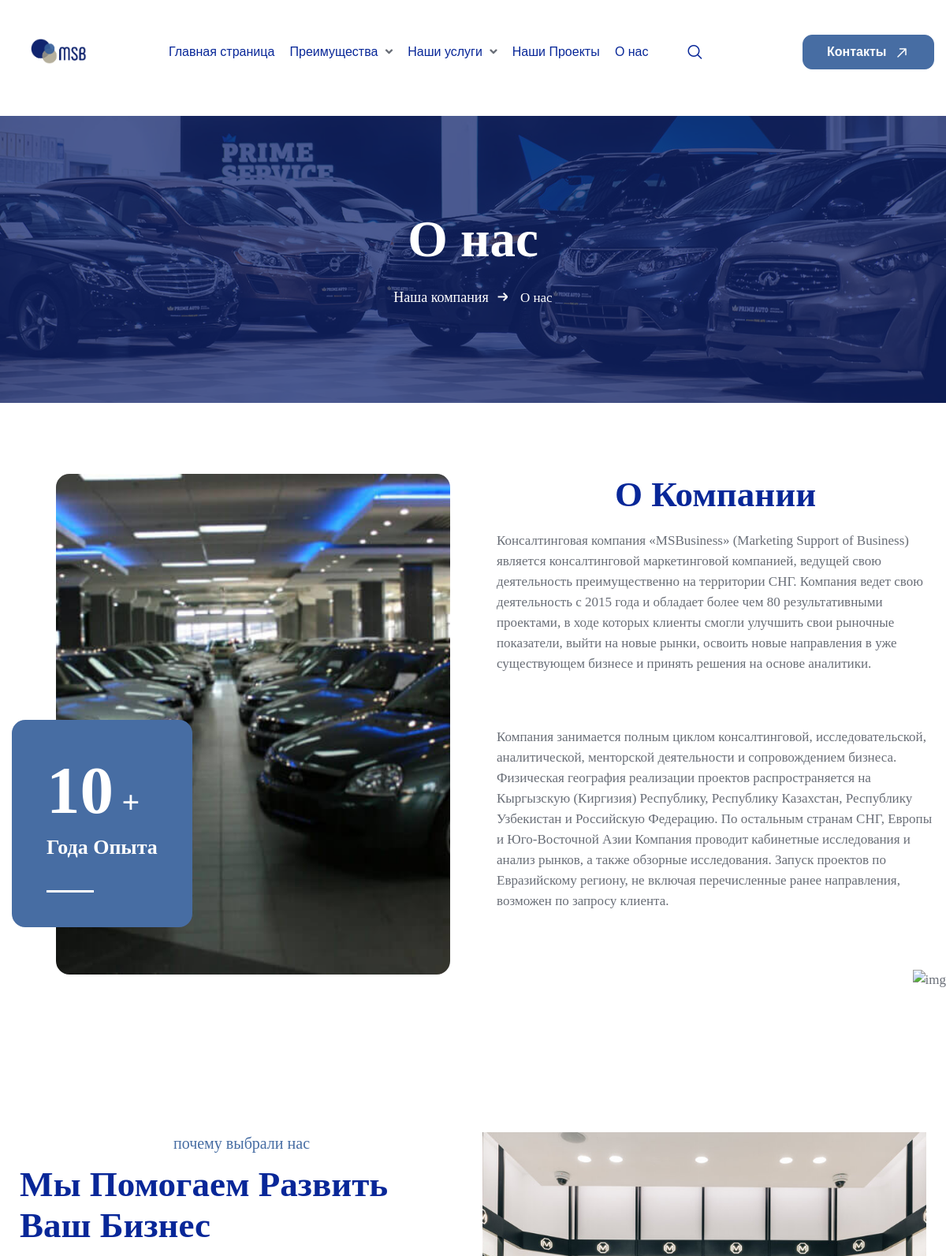
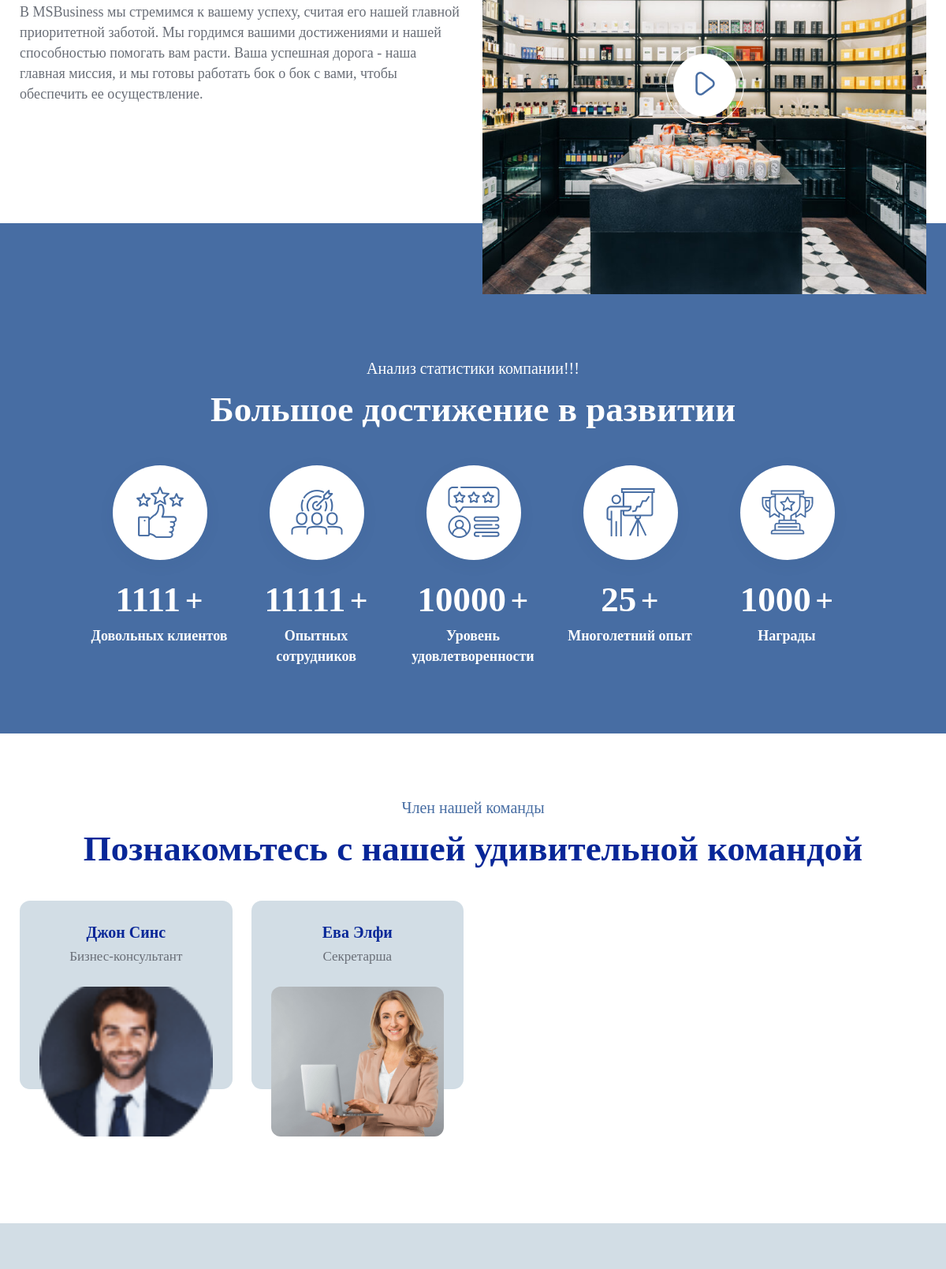
The page /about/ (upper part) on the database its author committed (2 pictures, top to bottom).
### apps/about/models.py (models this page shows, shortened)
class About(models.Model):
    title = models.CharField(
        max_length=155,
        verbose_name='Заголовка'
    )
    context = models.CharField(
        max_length=155,
        verbose_name='Описание'
    )
    image = models.ImageField(
        upload_to='about/',
        verbose_name='Фото'
    )
    end_main = models.CharField(
        max_length=155,
        verbose_name='Конец'
    )
    class Meta:
        verbose_name = ''
        verbose_name_plural = 'О нас'

class Companion(models.Model):
    blog_title = models.CharField(
        max_length=100,
        verbose_name='Заголовка Блога'
    )
    blog_context = models.CharField(
        max_length=100,
        verbose_name='Описание Блога'
    )
    title = models.CharField(
        max_length=100,
        verbose_name='ЗАголовка'
    )
    text1 = models.TextField(
        verbose_name='Текс'
    )
    text2 = models.TextField(
        verbose_name='Текст - 2'
    )
    image = models.ImageField(
        upload_to='companion/',
        verbose_name='Фото'
    )
    class Meta:
        verbose_name = ''
        verbose_name_plural = 'Наша компания'

class Develop(models.Model):
    title = models.CharField(
        max_length=155,
        verbose_name='Заголовка'
    )
    context = models.CharField(
        max_length=255,
        verbose_name='Описание'
    )
    text = models.TextField(
        verbose_name='Текст'
    )
    image = models.ImageField(
        upload_to='develop',
        verbose_name='Фото'
    )
    video = models.CharField(
        max_length=155,
        verbose_name='Видео'
    )
    class Meta:
        verbose_name =''
        verbose_name_plural ='Почему Выбрали нас'

class Achievement(models.Model):
    title = models.CharField(
        max_length=155,
        verbose_name='Заголовака'
    )
    context = models.CharField(
        max_length=155,
        verbose_name='Описание'
    )
    icon = models.CharField(
        choices=ICON,
        max_length=155,
        verbose_name='Выберите иконку'
    )
    title_icon = models.CharField(
        max_length=155,
        verbose_name='Процент'
    )
    context_icon = models.CharField(
        max_length=155,
        verbose_name='Описание'
    )
    class Meta:
        verbose_name = ''
        verbose_name_plural = 'Наши Достижение'

class Comand(models.Model):
    title = models.CharField(
        max_length=155,
        verbose_name='Заголовка'
    )
    context = models.CharField(
        max_length=155,
        verbose_name='Описание'
    )
    image = models.ImageField(
        max_length=155,
        verbose_name='Фото'
    )
    title_image = models.CharField(
        max_length=155,
        verbose_name='Заголовка Фото'
    )
    context_image = models.CharField(
        max_length=155,
        verbose_name='Описание Фото'
    )
    class Meta:
        verbose_name = ''
        verbose_name = 'Наша Команда'

### apps/about/views.py (the view)
# urls.py: path('about/', about, name='about' )
def about(request):
    about = About.objects.latest('id')
    comp = Companion.objects.latest('id')
    develop = Develop.objects.latest('id')
    achievemant_all = Achievement.objects.all()
    achievemant_id = Achievement.objects.latest('id')
    comand_all = Comand.objects.all()
    comand_id = Comand.objects.latest('id')
    klient_id = Klient.objects.latest('id')
    klient_all = Klient.objects.all()
    request_id = Requests.objects.latest('id')
    request_all = Requests.objects.all()
    return render(request, 'about-us.html', locals())

### templates/about-us.html (shortened to what this page needs)
{% extends "include/homepage.html" %}
{% load static %}
{% block content %}
<body class="theme-vankine scrollbarcolor">
        <div id="page" class="page_wapper hfeed site">
            {% include "include/header.html" %}
            <div id="wrapper_full" class="content_all_warpper">
                <section class="page_header_default pg_bg_cover alignment_center">
                    <div class="bakground_cover" style="background-image:url({{ about.image.url }})"></div>
                    <div class="page_header_content">
                        <div class="container">
                            <div class="row">
                                <div class="col-md-12">
                                    <div class="banner_title_inner">
                                        <div class="title">
                                            <span class="main_tit">{{ about.title }}</span> </div>
                                    </div>
                                </div>
                                <div class="col-lg-12 vankine">
                                    <ul class="breadcrumb m-auto">
                                        <li><a href="about-us">{{ about.context }}</a> </li>
                                        <li class="active">{{ about.end_main }}</li>
                                    </ul>
                                </div>
                            </div>
                        </div>
                    </div>
                </section>
                <div id="content" class="site-content">
                    <section class="about-section position-relative">
                        <div class="pd_top_90"></div>
                        <div class="auto-container">
                            <div class="row align-items-start">
                                <div class="col-lg-6 col-md-12">
                                    <div class="image_box_only type_seven">
                                        <div class="fun_facts type_two">
                                            <h4>
                                                <span class="count">{{ comp.blog_title }}</span>
                                                <small>
                                                    + </small></h4>
                                            <h6 class="title_no_a_26">{{ comp.blog_context }}</h6>
                                        </div>
                                        <div class="m_image">
                                            <img src="{{ comp.image.url }}" alt="img" class="img-fluid">
                                        </div>
                                    </div>
                                </div>
                                <div class="col-lg-6 col-md-6 col-sm-12 pd_left_30">
                                    <div class="section_title type_one">
                                        <div class="title_whole">
                                            <h2 class="title">{{ comp.title }}</h2>
                                        </div>
                                    </div>
                                    <div class="fom_tab_box custom_tabs only_tab_content">
                                        <div class="s_tabs_content tab-content">
                                            <div class="tab-pane  active" id="aboutuss" role="tabpanel"
                                                aria-labelledby="aboutuss-tabtab">
                                                <div class="tab_content_box">
                                                    <div class="content">
                                                       <p>{{ comp.text1 }}</p>
                                                        <br>
                                                        <br>
                                                        <p>{{ comp.text2 }}</p>
                                                    </div>
                                                </div>
                                            </div>
                                        </div>
                                    </div>
                                    <div class="pd_bottom_70"></div>
                                </div>
                            </div>
                        </div>
                        <div class="ab_img_right_bottom z_minus_1">
                            <img src="{% static 'assets/images/bg-2.png' %}" class="img-fluid" alt="img" />
                        </div>
                    </section>
                    <div class="pd_bottom_180"></div>
                    <section class="content-section">
                        <div class="container">
                            <div class="row">
                                <div class="col-lg-6">
                                    <div class="section_title type_one">
                                        <h4 class="sm_title">{{ develop.title }}</h4>
                                        <div class="title_whole">
                                            <h2 class="title">{{ develop.context }}</h2>
                                        </div>
                                        <p>{{ develop.text }}</p>
                                    </div>
                                    <div class="pd_bottom_40"></div>
                                    <div class="pd_bottom_40"></div>
                                </div>
                                <div class="col-lg-6">
                                    <div class="image_video_box_only  type_one mr_bottom_minus_90 z_1">
                                        <div class="image one height_530px">
                                            <div class="video_box video-inner text-center">
                                                <a href="{{ develop.video }}" class="lightbox-image">
                                                    <i class="fi-rr-play"></i>
                                                </a>
                                            </div>
                                        </div>
                                    </div>
                                </div>
                            </div>
                        </div>
                    </section>
                    <section class="analysis-section position-relative bg_1 overflow-hidden">
                        <div class="pd_top_170"></div>
                        <div class="medium-container-two">
                            <div class="row">
                                <div class="col-lg-12">
                                    <div class="section_title text-center color_white type_one">
                                        <h4 class="sm_title">{{ achievemant_id.title }}</h4>
                                        <div class="title_whole">
                                            <h2 class="title">{{ achievemant_id.context }}</h2>
                                        </div>
                                    </div>
                                </div>
                            </div>
                            <div class="pd_bottom_30"></div>
                            <div class="row">
                                <div class="col-lg-1 col-md-6 col-sm-6 col-xs-12"></div>
                                {% for achievemant in achievemant_all %}
                                <div class="col-lg-2 col-md-6 col-sm-6 col-xs-12">
                                    <div class="fun_facts type_one color_white">
                                        <div class="icon trans">
                                            <div class="icon_in trans">
                                                {% if achievemant.icon == 'Довольных клиентов' %}
                                                <i class=" flaticon-satisfaction"></i></div>
                                                {% endif %}
                                                {% if achievemant.icon == 'Опытных сотрудников' %}
                                                <i class=" flaticon-business-people"></i></div>
                                                {% endif %}
                                                {% if achievemant.icon == 'Уровень удовлетворенности' %}
                                                <i class=" flaticon-reviews"></i></div>
                                                {% endif %}
                                                {% if achievemant.icon == 'Многолетний опыт' %}
                                                <i class=" flaticon-presenter"></i></div>
                                                {% endif %}
                                                {% if achievemant.icon == 'Награды' %}
                                                <i class=" flaticon-trophy"></i></div>
                                                {% endif %}
                                        </div>
                                        <h4>
                                            <span class="count">{{ achievemant.title_icon }}</span>
                                            <small>
                                                + </small></h4>
                                        <h6 class="title_no_a_18">{{ achievemant.context_icon }}</h6>
                                    </div>
                                    <div class="pd_bottom_20"></div>
                                </div>
                                {% endfor %}
                            </div>
                        </div>
                        <div class="pd_bottom_50"></div>
                    </section>
                    <section class="team-section">
                        <div class="pd_top_80"></div>
                        <div class="container">
                            <div class="row">
                                <div class="col-lg-12">
                                    <div class="section_title text-center type_one">
                                        <h4 class="sm_title">{{ comand_id.title }}</h4>
                                        <div class="title_whole">
                                            <h2 class="title">
                                                {{ comand_id.context }}</h2>
                                        </div>
                                    </div>
                                </div>
                            </div>
                            <div class="pd_bottom_40"></div>
                            <div class="row">
                                {% for comand in comand_all %}
                                <div class="col-lg-3 col-md-6 col-sm-6 col-xs-12">
                                    <div class="team_box type_two">
                                        <div class="team_box_inner">
                                            <div class="contnet">
                                                <h6 class="title_22">
                                                    <a href="about-us">
                                                    {{ comand.title_image }}</a></h6>
                                                <p>{{ comand.context_image }}</p>
                                            </div>
                                            <div class="image_box">
                                                <img src="{{ comand.image.url }}" alt="img" class="img-fluid">
                                            </div>
                                        </div>
                                    </div>
                                </div>
                                {% endfor %}
                            </div>
                        </div>
                        <div class="pd_bottom_80"></div>
                    </section>
                    <section class="client-section bg_light_1">
                        <div class="pd_top_40"></div>
                        <div class="container">
                            <div class="row align-items-center">
                                <div class="col-lg-8 col-md-12">
                                    <div class="row">
                                        {% for klient in klient_all %}
                                        <div class="col-lg-4 col-md-6 col-sm-6 col-xs-12">
                                        </div>
                                        {% endfor %}
                                    </div>
                                </div>
                            </div>
                        </div>
                    </section>
                </div>
                </div>
        </div>
        {% endblock %}

### rows shown on the page
About: image (picture), title "О нас", context "Наша компания", end_main "О нас"
Companion: blog_title "10", blog_context "Года Опыта", image (picture), title "О Компании", text1 "Консалтинговая компания «MSBusiness» (Marketing Support of Business) является консалтинговой маркетинговой компанией, ведущей свою деятельность преимущественно на территории СНГ. Компания ведет свою деятельность с 2015 года и обладает более чем 80 результативными проектами, в ходе которых клиенты смогли улучшить свои рыночные показатели, выйти на новые рынки, освоить новые направления в уже существующем бизнесе и принять решения на основе аналитики.", text2 "Компания занимается полным циклом консалтинговой, исследовательской, аналитической, менторской деятельности и сопровождением бизнеса. Физическая география реализации проектов распространяется на Кыргызскую (Киргизия) Республику, Республику Казахстан, Республику Узбекистан и Российскую Федерацию. По остальным странам СНГ, Европы и Юго-Восточной Азии Компания проводит кабинетные исследования и анализ рынков, а также обзорные исследования. Запуск проектов по Евразийскому региону, не включая перечисленные ранее направления, возможен по запросу клиента."
Develop: title "почему выбрали нас", context "Мы Помогаем Развить Ваш Бизнес", text "В MSBusiness мы стремимся к вашему успеху, считая его нашей главной приоритетной заботой. Мы гордимся вашими достижениями и нашей способностью помогать вам расти. Ваша успешная дорога - наша главная миссия, и мы готовы работать бок о бок с вами, чтобы обеспечить ее осуществление."
Achievement: title "Анализ статистики компании!!!", context "Большое достижение в развитии", icon "Награды" (drawn), title_icon "1000", context_icon "Награды"
Achievement: title_icon "1111", context_icon "Довольных клиентов"
Achievement: title_icon "11111", context_icon "Опытных сотрудников"
Achievement: title_icon "10000", context_icon "Уровень удовлетворенности"
Achievement: icon "Многолетний опыт" (drawn), title_icon "25", context_icon "Многолетний опыт"
Comand: title "Член нашей команды", context "Познакомьтесь с нашей удивительной командой", title_image "Ева Элфи", context_image "Секретарша", image (picture)
Comand: title_image "Джон Синс", context_image "Бизнес-консультант", image (picture)
